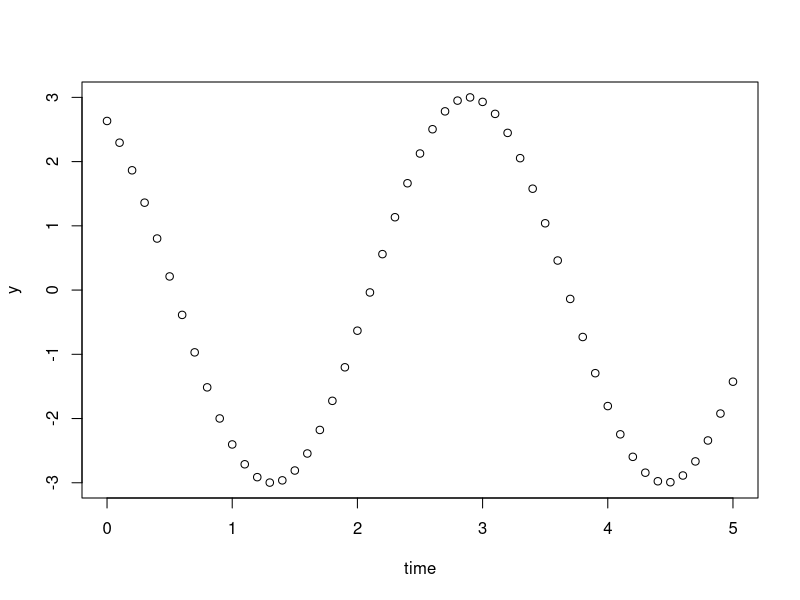

Write R code to recreate this figure. (Note: this script raises an error after producing the figure.)
## ---- chunk 1
#make a model

x <- c(1,3,4,8)
mean(x)
A <- 3
f <- 2
phi <- 0.5
A * cos(f*x + phi)

time <- seq(0, 5, 0.1)
y <- A * cos(f*time + phi)

plot(time, y)


#calculate the root mean squared error. mood is the data we're trying to measure (on the y-axis)
mean((mood-y)^2)



#recipe, we haven't put in any ingredients yet. define the function. what the function will do.
general_cos <- function(t, amplitude, freq, phase) {
  output <- amplitude * cos(freq * t + phase)
  return(output) #we don't need to say return explicitely
}


#coding the function
predictions <- general_cos(t = time, amplitude = 3, freq = 2, phase = 0)

general_cos(time, amplitude = 1, freq = 1, phase = 1)

rmse <- function(observations, predictions) {
  sqrt(mean((observations-predictions)^2))
}


#combine both
model1_error <- function(params, time, data) {
  predictions <- general_cos(time, amplitude = params[1], freq = params[2], phase = params[3])
  return(rmse(data, predictions))
}



model1_error(c(2, 3, 1), time, data = mood)



candidates <- list(
  c(1,3,5),
  c(1,2,8),
  c(0.2,0.5,9)
)

model1_error(candidates[[1]], time, data = mood)

for (i in 1:length(candidates)) {
  print(model1_error(candidates[[1]], time, data = mood))
}

#assignment, simplex im Buch
optim(par = c(1,1,0), fn = model1_error, time = time, data = mood)
?optim


#starting values, parameters(?), additional arguments

#outputs:
##value: Fehler
